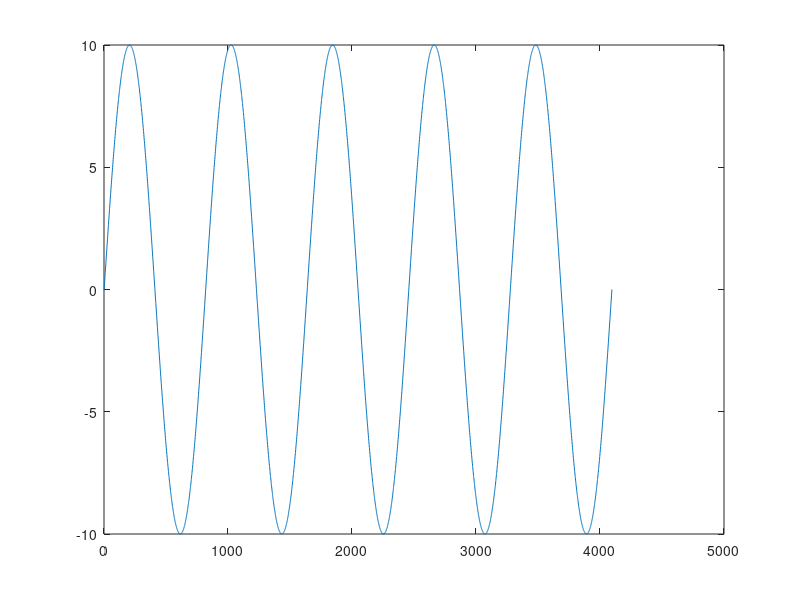

Source code (MATLAB):
FFT_POINTS = 4096;

t = linspace(0,1,FFT_POINTS);
f = 5;
y = 10*sin(2*pi*f*t);
plot(y);
Input_fileID = fopen('input_FFT.txt','w');
fprintf(Input_fileID, '%5.6f 0 \n', y);
plot(y)